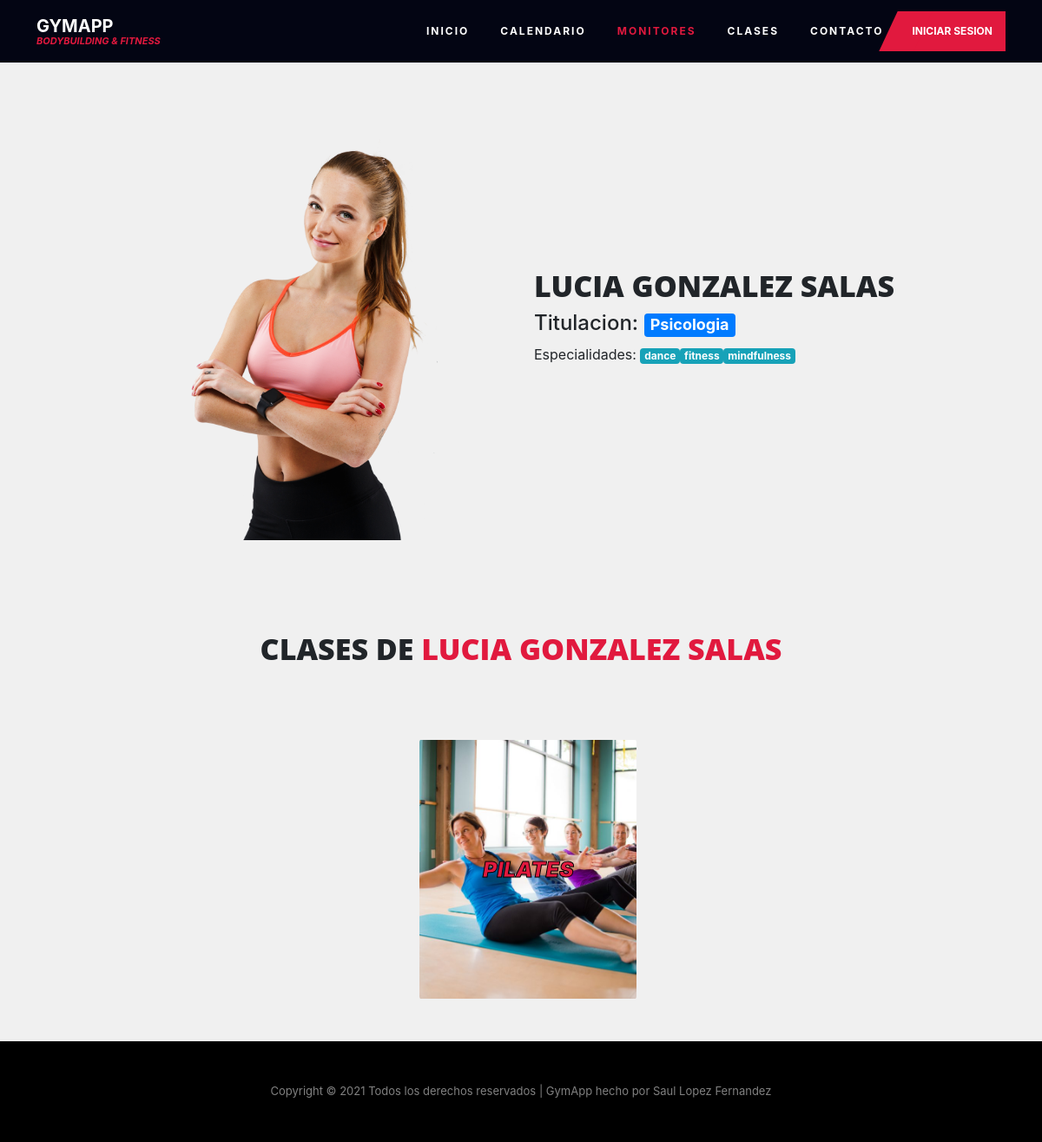
Screenshot of /monitores.php?idMonitor=4 with the database file from the repository.
### tables this page shows
CREATE TABLE `monitores` (
  `idMonitor` int(6) NOT NULL,
  `dniMonitor` varchar(9) NOT NULL,
  `titulacion` varchar(20) DEFAULT NULL,
  `img` longtext DEFAULT NULL
);

CREATE TABLE `usuarios` (
  `dni` varchar(9) NOT NULL,
  `nombre` varchar(20) NOT NULL,
  `apellido` varchar(30) NOT NULL,
  `sexo` enum('M','F') NOT NULL,
  `fechaNacimiento` date NOT NULL,
  `telefono` int(9) NOT NULL,
  `mail` varchar(50) NOT NULL,
  `user` varchar(10) NOT NULL,
  `pass` longtext NOT NULL,
  `rol` enum('asistente','matriculado','monitor') NOT NULL
);

CREATE TABLE `monitorspec` (
  `idMonitor` int(6) NOT NULL,
  `nombreSpec` varchar(20) NOT NULL
);

CREATE TABLE `clases` (
  `idClase` int(6) NOT NULL,
  `dniMonitor` varchar(9) DEFAULT NULL,
  `nombre` varchar(20) NOT NULL,
  `img` longtext NOT NULL
);

### monitores.php (the view, shortened to what this page needs)
<!DOCTYPE html>
<html lang="es">
<head>
      <link rel="stylesheet" type="text/css" href="css/navbar.css">
      <link rel="stylesheet" type="text/css" href="css/style.css">
      <link rel="stylesheet" href="https://maxcdn.bootstrapcdn.com/bootstrap/4.2.1/css/bootstrap.min.css">
</head>
<body>
    <nav class="navbar navbar-expand-lg ftco-navbar-light" id="mynav" style="position: static;background: #030513;">
        <div class="container-xl">
            <a class="navbar-brand" href="index.php"><span class="">GymApp <small>Bodybuilding &amp; Fitness</small></span></a>
            <div class="collapse navbar-collapse" id="navbarResponsive">
                <ul class="navbar-nav ml-auto">
                    <li class="nav-item">
                        <a class="nav-link" href="index.php">Inicio</a>
                    </li>
                    <li class="nav-item">
                        <a class="nav-link" href="calendario.php">Calendario</a>
                    </li>
                    <li class="nav-item">
                        <a class="nav-link active" href="monitores.php">Monitores</a>
                    </li>
                    <li class="nav-item">
                        <a class="nav-link" href="clases.php">Clases</a>
                    </li>
                    <li class="nav-item">
                        <a class="nav-link" href="contacto.php">Contacto </a>
                    </li>
                    <?php
                        if(isset($_SESSION['userData'])){
                    ?>
                        <li class="nav-item dropdown">
                            <a class="nav-link dropdown-toggle" data-toggle="dropdown" href="#">
                            <?php echo $_SESSION['userData']['nombre']." ".$_SESSION['userData']['apellido'] ?>
                            </a>
                            <div class="dropdown-menu dropdown-menu-right" aria-labelledby="dropdownMenuLink">
                            <?php
                                if($_SESSION['userData']['user']=="gymAsist"){
                            ?>
                                <a class="dropdown-item" href="registro.php">Registrar</a>
                            <?php
                                }
                            ?>
                                <a class="dropdown-item" href="mensajes.php">Mensajes</a>
                                <a class="dropdown-item" href="config.php">Configuracion de la cuenta</a>
                                <div class="dropdown-divider"></div>
                                <a class="dropdown-item" href="php/cerrarSesion.php">Cerrar sesion</a>
                            </div>
                        </li>
                    <?php
                        }
                        else{
                    ?>
                </ul>
                <a class="btn-custom" href="login.php">Iniciar sesion</a>
                <?php
                    }
                ?>
            </div>
        </div>
    </nav>
    <div class="container-fluid">
            <?php
            $conexion=conexion();
            if(isset($_GET['idMonitor'])){
                $idMonitor = $_GET['idMonitor'];
                $sql = "SELECT monitores.idMonitor,dniMonitor,titulacion,img,usuarios.nombre,usuarios.apellido FROM monitores INNER JOIN usuarios ON usuarios.dni=monitores.dniMonitor
                    WHERE monitores.idMonitor = '$idMonitor'";
                $resultado = mysqli_query($conexion, $sql);
                while ($fila = mysqli_fetch_assoc($resultado)) {
                    $monitores[] = $fila;
                }
                $monitor = $monitores[0];
                $sql = "SELECT nombreSpec FROM monitorspec
                        WHERE idMonitor = '$idMonitor'";
                $resultado = mysqli_query($conexion, $sql);
                while ($fila = mysqli_fetch_assoc($resultado)) {
                    $monitorSpec[] = $fila;
                }
                $sql = "SELECT idClase,nombre,clases.img FROM clases INNER JOIN monitores ON clases.dniMonitor=monitores.dniMonitor
                WHERE idMonitor='$idMonitor'";
                $resultado = mysqli_query($conexion, $sql);
                while ($fila = mysqli_fetch_assoc($resultado)) {
                    $clases[]=$fila;
                }
                ?>
                <div class="row align-items-center mx-auto" style="width: 80%;margin-top:50px;margin-bottom:100px;">
                    <div class="col-md-6 image-container-monitor">
                        <img <?php echo 'src="img/'.$monitor['img'].'"'?>>
                    </div>
                    <div class="col-md-6 text-center text-md-left info">
                        <h1 class="titulo-monitor"><?php echo  $monitor['nombre']." ".$monitor['apellido'];?></h1>
                        <h4>Titulacion: <span class="badge badge-primary"><?php echo  $monitor['titulacion'];?></span></h4>
                        <p>Especialidades:
                            <?php
                            if(isset($monitorSpec)){
                                foreach ($monitorSpec as $key => $specialidades) {
                                    echo '<span class="badge badge-info">'.$specialidades['nombreSpec'].'</span>';
                                }
                            }
                            ?>
                        </p>
                    </div>
                </div>
                <?php
                if(isset($clases)){
                    ?>
                <div class="row align-items-center mx-auto">
                    <div class="col-12 text-center titulo-monitor">Clases de <span><?php echo  $monitor['nombre']." ".$monitor['apellido'];?></span></div>
                </div>
                        <?php
                            echo '<div class="row justify-content-md-center mx-auto" style="width: 90%;margin-top:30px;">';
                            foreach ($clases as $key => $clase) {
                                echo '<div class="col-12 col-xl-3 col-lg-4 col-sm-6 text-center my-5">';
                                echo '<form action="clases.php" method="get">';
                                echo '<button type="submit" name="idClase" class="btn btn-clase self-align-center" style="background-image: url(\'img/'.$clase['img'].'\');" value="'.$clase['idClase'].'">'.$clase['nombre'].'</button>';
                                echo '</form>';
                                echo '</div>';
                            }
                            echo '</div>';
                        }
            }
            ?>
    </div>
<footer class="ftco-footer">
    <div class="container-fluid px-0 py-5 bg-darken">
        <div class="container-xl">
            <div class="col-md-12 text-center">
                <p id="textoFooter" class="mb-0" style="color: rgba(255,255,255,.5); font-size: 13px;">
                </p>
            </div>
        </div>
    </div>
</footer>
</body>
</html>

### css/navbar.css (style rules this page uses)
.ftco-navbar-light { background: transparent; position: absolute; top: 40px; left: 0; right: 0; z-index: 3; padding: 0; }
.ftco-navbar-light .navbar-brand { color: #fff; padding-top: .7rem; padding-bottom: .7rem; }
.ftco-navbar-light .navbar-nav > .nav-item > .nav-link { font-size: 12px; padding-top: 1rem; padding-bottom: 1rem; padding-left: 18px; padding-right: 18px; color: white; font-weight: 700; text-transform: uppercase; letter-spacing: 2px; }
.ftco-navbar-light .navbar-nav > .nav-item .nav-link.active { color: #e1193e; }
.ftco-navbar-light .btn-custom { margin-right: 0; text-transform: uppercase; font-size: 12px; font-weight: 700; background: #e1193e; padding: 14px 15px; color: #fff; position: relative; z-index: 0; bottom: 0px; }
.ftco-navbar-light .btn-custom:after { z-index: -1; position: absolute; top: 0; left: -12px; bottom: 0; content: ''; width: 40px; -ms-transform: skew(-25deg); -webkit-transform: skew(-25deg); transform: skew(-25deg); background: #e1193e; }
.navbar-brand { font-weight: 700; font-size: 30px; z-index: 3; position: relative; text-transform: uppercase; }
.navbar-brand span { color: #fff; display: block; line-height: 1.1; }
.navbar-brand span small, .navbar-brand span .small { display: block; font-size: 11px; color: #e1193e; font-weight: 700; text-transform: uppercase; font-style: italic; }
.container-xl { width: 100%; padding-right: var(--bs-gutter-x, 0.75rem); padding-left: var(--bs-gutter-x, 0.75rem); margin-right: auto; margin-left: auto; }
@media (min-width: 1200px) { .container, .container-xl { max-width: 1140px; } }
.navbar > .container-fluid, .navbar > .container-xl { display: -webkit-box; display: -ms-flexbox; display: flex; -ms-flex-wrap: inherit; flex-wrap: inherit; -webkit-box-align: center; -ms-flex-align: center; align-items: center; -webkit-box-pack: justify; -ms-flex-pack: justify; justify-content: space-between; }

### css/style.css (style rules this page uses)
body { background-color: #F0F0F0 !important; }
.btn-clase { width: 100%; min-width: 250px; height: 300px; font-size: 25px !important; font-weight: 1000 !important; color: #e1193e !important; text-transform: uppercase; background-position: center; background-repeat: no-repeat; background-size: cover; transition: transform .2s !important; -webkit-text-stroke: 1px black; }
form .btn { font-size: 16px; font-weight: 700; font-style: italic; text-transform: uppercase; }
.image-container-monitor { width: 800px; height: 500px; margin-left: 0px; }
.image-container-monitor img { width: 100%; height: 100%; object-fit: contain; object-position: center; }
.titulo-monitor { font-size: 34px; font-weight: 1000; font-family: "Open Sans", Arial, sans-serif; text-transform: uppercase; }
.titulo-monitor span { color: #e1193e !important; }
.ftco-footer .bg-darken { background: black !important; }

### rows the page displays
monitores: img (picture), dniMonitor.nombre "LUCIA", dniMonitor.apellido "GONZALEZ SALAS", titulacion "Psicologia"
monitorspec: nombreSpec "dance"
monitorspec: nombreSpec "fitness"
monitorspec: nombreSpec "mindfulness"
clases: img (picture), nombre "PILATES"
